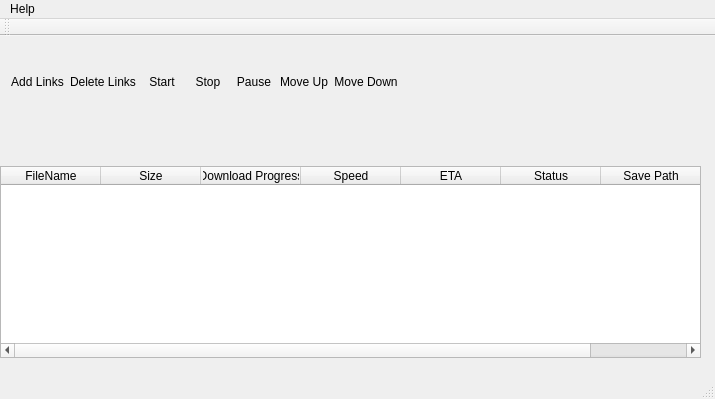
<?xml version="1.0" encoding="UTF-8"?>
<ui version="4.0">
 <class>MainWindow</class>
 <widget class="QMainWindow" name="MainWindow">
  <property name="geometry">
   <rect>
    <x>0</x>
    <y>0</y>
    <width>715</width>
    <height>399</height>
   </rect>
  </property>
  <property name="windowTitle">
   <string>MainWindow</string>
  </property>
  <widget class="QWidget" name="centralWidget">
   <property name="sizePolicy">
    <sizepolicy hsizetype="Preferred" vsizetype="Preferred">
     <horstretch>0</horstretch>
     <verstretch>0</verstretch>
    </sizepolicy>
   </property>
   <widget class="QTableWidget" name="tblDownloads">
    <property name="geometry">
     <rect>
      <x>0</x>
      <y>130</y>
      <width>701</width>
      <height>192</height>
     </rect>
    </property>
    <property name="autoScroll">
     <bool>true</bool>
    </property>
    <property name="selectionMode">
     <enum>QAbstractItemView::SingleSelection</enum>
    </property>
    <property name="selectionBehavior">
     <enum>QAbstractItemView::SelectRows</enum>
    </property>
    <column>
     <property name="text">
      <string>FileName</string>
     </property>
    </column>
    <column>
     <property name="text">
      <string>Size</string>
     </property>
    </column>
    <column>
     <property name="text">
      <string>Download Progress</string>
     </property>
    </column>
    <column>
     <property name="text">
      <string>Speed</string>
     </property>
    </column>
    <column>
     <property name="text">
      <string>ETA</string>
     </property>
    </column>
    <column>
     <property name="text">
      <string>Status</string>
     </property>
    </column>
    <column>
     <property name="text">
      <string>Save Path</string>
     </property>
    </column>
   </widget>
   <widget class="QWidget" name="">
    <property name="geometry">
     <rect>
      <x>0</x>
      <y>0</y>
      <width>518</width>
      <height>79</height>
     </rect>
    </property>
    <layout class="QHBoxLayout" name="layoutActions">
     <property name="sizeConstraint">
      <enum>QLayout::SetFixedSize</enum>
     </property>
     <item>
      <layout class="QVBoxLayout" name="verticalLayout">
       <property name="sizeConstraint">
        <enum>QLayout::SetFixedSize</enum>
       </property>
       <item>
        <widget class="QPushButton" name="btAdd">
         <property name="sizePolicy">
          <sizepolicy hsizetype="Fixed" vsizetype="Fixed">
           <horstretch>0</horstretch>
           <verstretch>0</verstretch>
          </sizepolicy>
         </property>
         <property name="text">
          <string/>
         </property>
         <property name="icon">
          <iconset resource="Resources.qrc">
           <normaloff>:/icons/C:/Users/PJames/Pictures/48/Chosen/add.png</normaloff>:/icons/C:/Users/PJames/Pictures/48/Chosen/add.png</iconset>
         </property>
         <property name="iconSize">
          <size>
           <width>48</width>
           <height>48</height>
          </size>
         </property>
         <property name="flat">
          <bool>true</bool>
         </property>
        </widget>
       </item>
       <item>
        <widget class="QLabel" name="lbAdd">
         <property name="sizePolicy">
          <sizepolicy hsizetype="Preferred" vsizetype="Fixed">
           <horstretch>0</horstretch>
           <verstretch>0</verstretch>
          </sizepolicy>
         </property>
         <property name="text">
          <string>Add Links</string>
         </property>
         <property name="alignment">
          <set>Qt::AlignCenter</set>
         </property>
        </widget>
       </item>
      </layout>
     </item>
     <item>
      <layout class="QVBoxLayout" name="verticalLayout_2">
       <property name="sizeConstraint">
        <enum>QLayout::SetFixedSize</enum>
       </property>
       <item>
        <widget class="QPushButton" name="btDel">
         <property name="sizePolicy">
          <sizepolicy hsizetype="Fixed" vsizetype="Fixed">
           <horstretch>0</horstretch>
           <verstretch>0</verstretch>
          </sizepolicy>
         </property>
         <property name="text">
          <string/>
         </property>
         <property name="icon">
          <iconset resource="Resources.qrc">
           <normaloff>:/icons/C:/Users/PJames/Pictures/48/Chosen/delete.png</normaloff>:/icons/C:/Users/PJames/Pictures/48/Chosen/delete.png</iconset>
         </property>
         <property name="iconSize">
          <size>
           <width>48</width>
           <height>48</height>
          </size>
         </property>
         <property name="flat">
          <bool>true</bool>
         </property>
        </widget>
       </item>
       <item>
        <widget class="QLabel" name="lbDel">
         <property name="sizePolicy">
          <sizepolicy hsizetype="Preferred" vsizetype="Fixed">
           <horstretch>0</horstretch>
           <verstretch>0</verstretch>
          </sizepolicy>
         </property>
         <property name="text">
          <string>Delete Links</string>
         </property>
         <property name="alignment">
          <set>Qt::AlignCenter</set>
         </property>
        </widget>
       </item>
      </layout>
     </item>
     <item>
      <layout class="QVBoxLayout" name="verticalLayout_3">
       <property name="sizeConstraint">
        <enum>QLayout::SetFixedSize</enum>
       </property>
       <item>
        <widget class="QPushButton" name="btStart">
         <property name="sizePolicy">
          <sizepolicy hsizetype="Fixed" vsizetype="Fixed">
           <horstretch>0</horstretch>
           <verstretch>0</verstretch>
          </sizepolicy>
         </property>
         <property name="text">
          <string/>
         </property>
         <property name="icon">
          <iconset resource="Resources.qrc">
           <normaloff>:/icons/C:/Users/PJames/Pictures/48/Chosen/start.png</normaloff>:/icons/C:/Users/PJames/Pictures/48/Chosen/start.png</iconset>
         </property>
         <property name="iconSize">
          <size>
           <width>48</width>
           <height>48</height>
          </size>
         </property>
         <property name="flat">
          <bool>true</bool>
         </property>
        </widget>
       </item>
       <item>
        <widget class="QLabel" name="lbStart">
         <property name="sizePolicy">
          <sizepolicy hsizetype="Preferred" vsizetype="Fixed">
           <horstretch>0</horstretch>
           <verstretch>0</verstretch>
          </sizepolicy>
         </property>
         <property name="text">
          <string>Start</string>
         </property>
         <property name="alignment">
          <set>Qt::AlignCenter</set>
         </property>
        </widget>
       </item>
      </layout>
     </item>
     <item>
      <layout class="QVBoxLayout" name="verticalLayout_4">
       <property name="sizeConstraint">
        <enum>QLayout::SetFixedSize</enum>
       </property>
       <item>
        <widget class="QPushButton" name="btStop">
         <property name="sizePolicy">
          <sizepolicy hsizetype="Fixed" vsizetype="Fixed">
           <horstretch>0</horstretch>
           <verstretch>0</verstretch>
          </sizepolicy>
         </property>
         <property name="text">
          <string/>
         </property>
         <property name="icon">
          <iconset resource="Resources.qrc">
           <normaloff>:/icons/C:/Users/PJames/Pictures/48/Chosen/stop.png</normaloff>:/icons/C:/Users/PJames/Pictures/48/Chosen/stop.png</iconset>
         </property>
         <property name="iconSize">
          <size>
           <width>48</width>
           <height>48</height>
          </size>
         </property>
         <property name="flat">
          <bool>true</bool>
         </property>
        </widget>
       </item>
       <item>
        <widget class="QLabel" name="lbStop">
         <property name="sizePolicy">
          <sizepolicy hsizetype="Preferred" vsizetype="Fixed">
           <horstretch>0</horstretch>
           <verstretch>0</verstretch>
          </sizepolicy>
         </property>
         <property name="text">
          <string>Stop</string>
         </property>
         <property name="alignment">
          <set>Qt::AlignCenter</set>
         </property>
        </widget>
       </item>
      </layout>
     </item>
     <item>
      <layout class="QVBoxLayout" name="verticalLayout_5">
       <property name="sizeConstraint">
        <enum>QLayout::SetFixedSize</enum>
       </property>
       <item>
        <widget class="QPushButton" name="btPause">
         <property name="sizePolicy">
          <sizepolicy hsizetype="Fixed" vsizetype="Fixed">
           <horstretch>0</horstretch>
           <verstretch>0</verstretch>
          </sizepolicy>
         </property>
         <property name="text">
          <string/>
         </property>
         <property name="icon">
          <iconset resource="Resources.qrc">
           <normaloff>:/icons/C:/Users/PJames/Pictures/48/Chosen/pause.png</normaloff>:/icons/C:/Users/PJames/Pictures/48/Chosen/pause.png</iconset>
         </property>
         <property name="iconSize">
          <size>
           <width>48</width>
           <height>48</height>
          </size>
         </property>
         <property name="flat">
          <bool>true</bool>
         </property>
        </widget>
       </item>
       <item>
        <widget class="QLabel" name="lpPause">
         <property name="sizePolicy">
          <sizepolicy hsizetype="Preferred" vsizetype="Fixed">
           <horstretch>0</horstretch>
           <verstretch>0</verstretch>
          </sizepolicy>
         </property>
         <property name="text">
          <string>Pause</string>
         </property>
         <property name="alignment">
          <set>Qt::AlignCenter</set>
         </property>
        </widget>
       </item>
      </layout>
     </item>
     <item>
      <layout class="QVBoxLayout" name="verticalLayout_6">
       <property name="sizeConstraint">
        <enum>QLayout::SetFixedSize</enum>
       </property>
       <item>
        <widget class="QPushButton" name="btMoveUp">
         <property name="sizePolicy">
          <sizepolicy hsizetype="Fixed" vsizetype="Fixed">
           <horstretch>0</horstretch>
           <verstretch>0</verstretch>
          </sizepolicy>
         </property>
         <property name="text">
          <string/>
         </property>
         <property name="icon">
          <iconset resource="Resources.qrc">
           <normaloff>:/icons/C:/Users/PJames/Pictures/48/Chosen/up.png</normaloff>:/icons/C:/Users/PJames/Pictures/48/Chosen/up.png</iconset>
         </property>
         <property name="iconSize">
          <size>
           <width>48</width>
           <height>48</height>
          </size>
         </property>
         <property name="flat">
          <bool>true</bool>
         </property>
        </widget>
       </item>
       <item>
        <widget class="QLabel" name="lbMoveUp">
         <property name="sizePolicy">
          <sizepolicy hsizetype="Preferred" vsizetype="Fixed">
           <horstretch>0</horstretch>
           <verstretch>0</verstretch>
          </sizepolicy>
         </property>
         <property name="text">
          <string>Move Up</string>
         </property>
         <property name="alignment">
          <set>Qt::AlignCenter</set>
         </property>
        </widget>
       </item>
      </layout>
     </item>
     <item>
      <layout class="QVBoxLayout" name="verticalLayout_7">
       <property name="sizeConstraint">
        <enum>QLayout::SetFixedSize</enum>
       </property>
       <item>
        <widget class="QPushButton" name="btMoveDown">
         <property name="sizePolicy">
          <sizepolicy hsizetype="Fixed" vsizetype="Fixed">
           <horstretch>0</horstretch>
           <verstretch>0</verstretch>
          </sizepolicy>
         </property>
         <property name="text">
          <string/>
         </property>
         <property name="icon">
          <iconset resource="Resources.qrc">
           <normaloff>:/icons/C:/Users/PJames/Pictures/48/Chosen/down.png</normaloff>:/icons/C:/Users/PJames/Pictures/48/Chosen/down.png</iconset>
         </property>
         <property name="iconSize">
          <size>
           <width>48</width>
           <height>48</height>
          </size>
         </property>
         <property name="flat">
          <bool>true</bool>
         </property>
        </widget>
       </item>
       <item>
        <widget class="QLabel" name="lbMoveDown">
         <property name="sizePolicy">
          <sizepolicy hsizetype="Preferred" vsizetype="Fixed">
           <horstretch>0</horstretch>
           <verstretch>0</verstretch>
          </sizepolicy>
         </property>
         <property name="text">
          <string>Move Down</string>
         </property>
         <property name="alignment">
          <set>Qt::AlignCenter</set>
         </property>
        </widget>
       </item>
      </layout>
     </item>
     <item>
      <spacer name="horizontalSpacer">
       <property name="orientation">
        <enum>Qt::Horizontal</enum>
       </property>
       <property name="sizeHint" stdset="0">
        <size>
         <width>40</width>
         <height>20</height>
        </size>
       </property>
      </spacer>
     </item>
    </layout>
   </widget>
  </widget>
  <widget class="QMenuBar" name="menuBar">
   <property name="geometry">
    <rect>
     <x>0</x>
     <y>0</y>
     <width>715</width>
     <height>21</height>
    </rect>
   </property>
   <widget class="QMenu" name="menuHelp">
    <property name="title">
     <string>Help</string>
    </property>
   </widget>
   <addaction name="menuHelp"/>
  </widget>
  <widget class="QToolBar" name="mainToolBar">
   <attribute name="toolBarArea">
    <enum>TopToolBarArea</enum>
   </attribute>
   <attribute name="toolBarBreak">
    <bool>false</bool>
   </attribute>
  </widget>
  <widget class="QStatusBar" name="statusBar"/>
  <action name="actionOptions">
   <property name="text">
    <string>Options</string>
   </property>
  </action>
 </widget>
 <layoutdefault spacing="6" margin="11"/>
 <resources>
  <include location="Resources.qrc"/>
 </resources>
 <connections/>
</ui>
